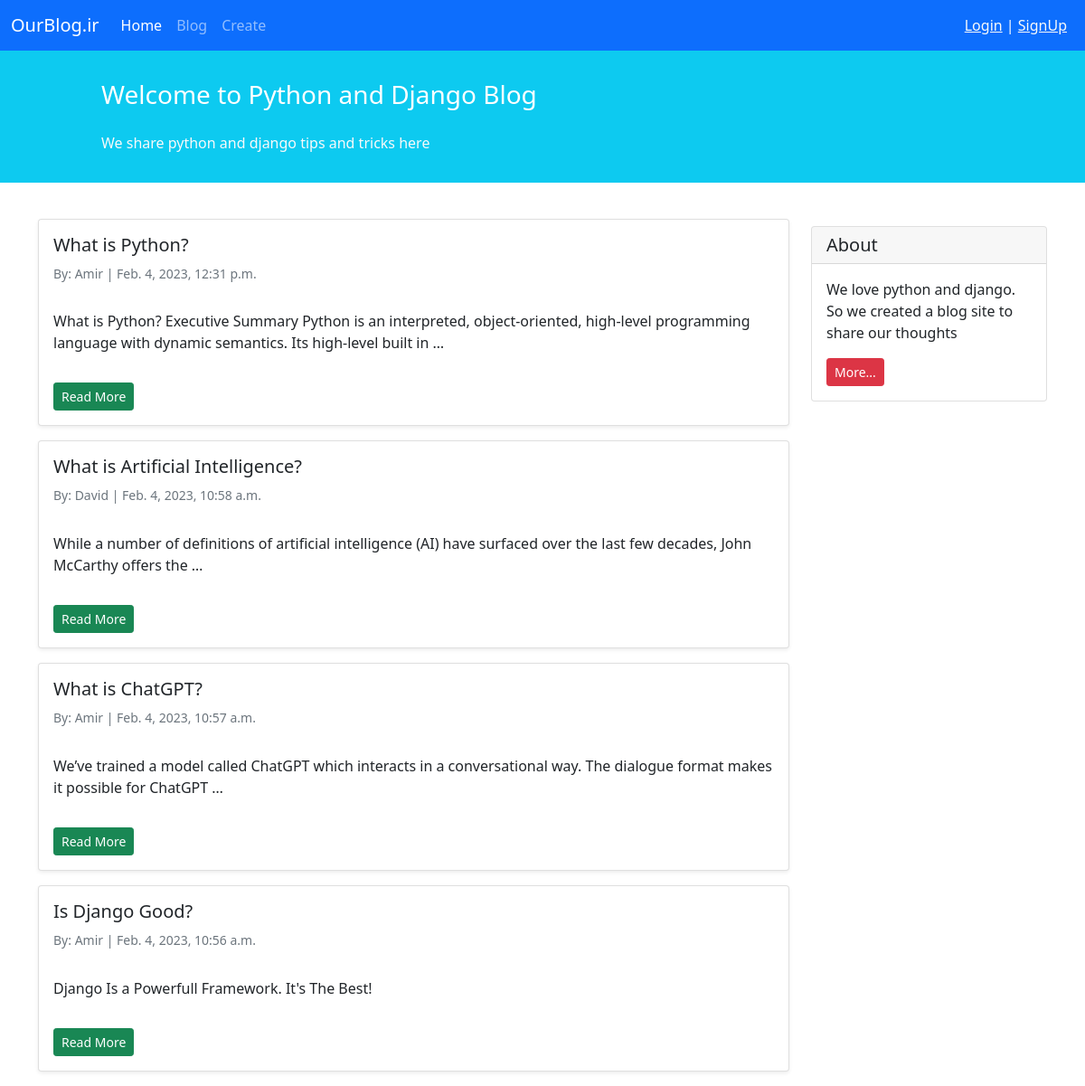
The page / on the database its author committed.
### blog/models.py (models this page shows, shortened)
class Post(models.Model):
    STATUS_CHOICES = (
        ('pub', 'Published'),
        ('drf', 'Draft'),
    )
    title = models.CharField(max_length=100)
    text = models.TextField()
    author = models.ForeignKey('auth.User', on_delete=models.CASCADE)
    datetime_created = models.DateTimeField(auto_now_add=True)
    datetime_modified = models.DateTimeField(auto_now=True)
    status = models.CharField(choices=STATUS_CHOICES, max_length=3)

### blog/views.py (the view)
# urls.py: path('', PostListView.as_view(), name='posts_list'),
class PostListView(generic.ListView):
    template_name = 'blog/posts_list.html'
    context_object_name = 'posts_list'
    def get_queryset(self):
        return Post.objects.filter(status='pub').order_by('-datetime_modified')

### blog/templates/blog/posts_list.html (shortened to what this page needs)
{% extends '_base.html' %}
{% block content %}
    <div class="container mt-4">
        <div class="row">
            <div class="col-9">
                {% for post in posts_list %}
                    <div class="card shadow-sm my-3">
                        <div class="card-body">
                            <h5 class="card-title">{{ post.title|capfirst }}</h5>
                            <h6 class="card-subtitle mb-2 text-muted small py-2">By: {{ post.author|capfirst}} | {{ post.datetime_created }}</h6>
                            <p class="card-text py-3">
                                {{ post.text|truncatewords:20 }}
                            </p>
                            <a href="{% url 'post_detail' post.id %}"><div class="btn btn-sm btn-success">Read More</div></a>
                        </div>
                    </div>
                {% endfor %}
            </div>
            <div class="col-3">
                <div class="card my-4">
                    <h5 class="card-header">About</h5>
                    <div class="card-body">
                        <p class="card-text">We love python and django. So we created a blog site to share our
                            thoughts</p>
                        <a href="#"
                           class="btn btn-sm btn-danger">
                            More...
                        </a>
                    </div>
                </div>
            </div>
        </div>
    </div>
{% endblock content %}

### rows shown on the page
Post: title "What is Python?", author "Amir", datetime_created "Feb. 4, 2023, 12:31 p.m.", text "What is Python? Executive Summary Python is an interpreted, object-oriented, high-level programming language with dynamic semantics. Its high-level built in …"
Post: title "What is Artificial Intelligence?", author "David", datetime_created "Feb. 4, 2023, 10:58 a.m.", text "While a number of definitions of artificial intelligence (AI) have surfaced over the last few decades, John McCarthy offers the …"
Post: title "What is ChatGPT?", author "Amir", datetime_created "Feb. 4, 2023, 10:57 a.m.", text "We’ve trained a model called ChatGPT which interacts in a conversational way. The dialogue format makes it possible for ChatGPT …"
Post: title "Is Django Good?", author "Amir", datetime_created "Feb. 4, 2023, 10:56 a.m.", text "Django Is a Powerfull Framework. It's The Best!"
